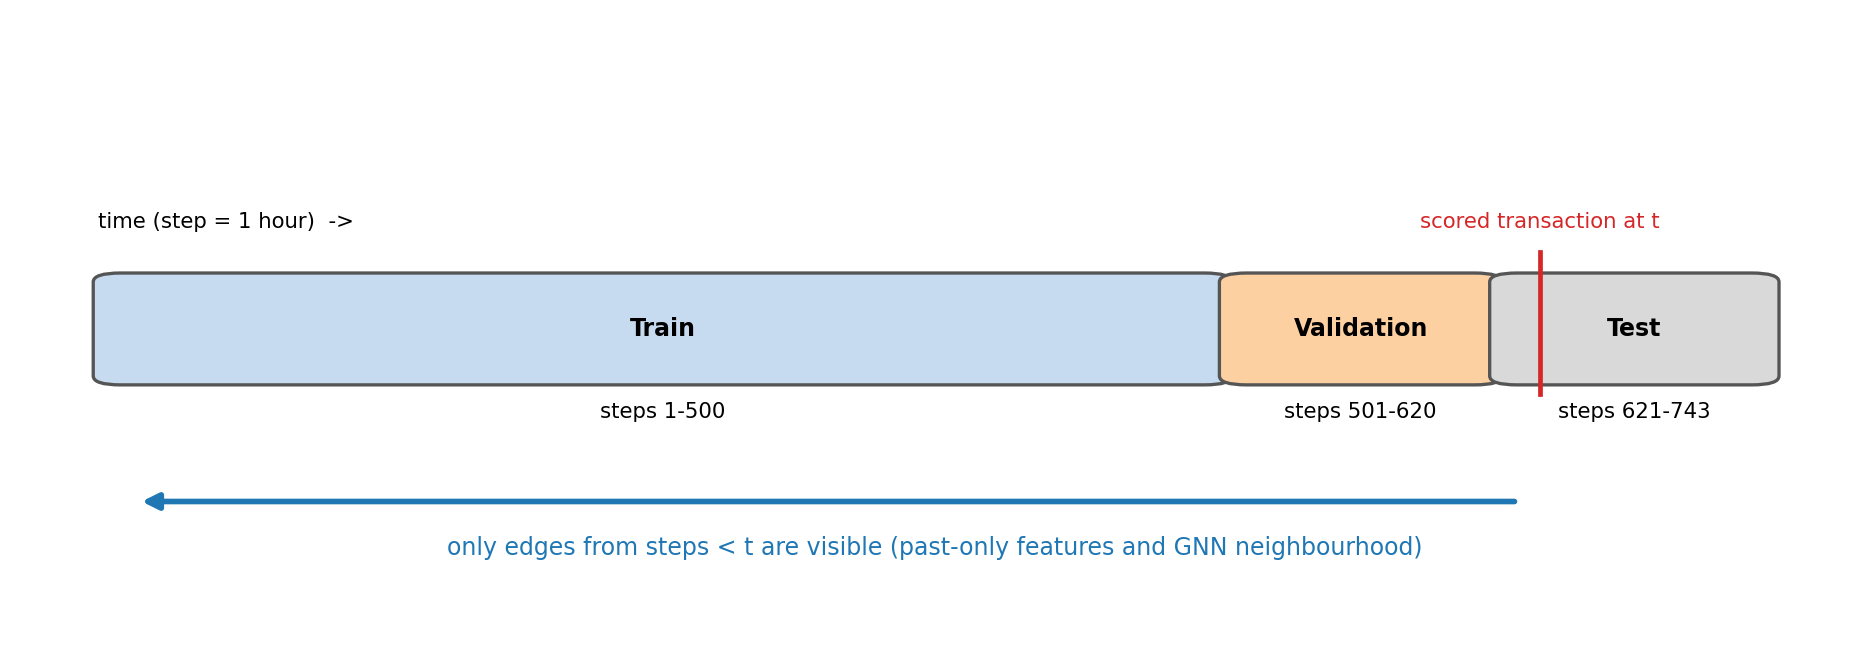

The Python source for this figure:
"""Diagram 3: temporal split timeline."""
from _style import BLUE, GREY, RED, arrow, box, canvas, save


def main() -> None:
    fig, ax = canvas(11, 3.8)
    total = 743.0
    cuts = [(1, 500, "Train", "#c6dbef"), (501, 620, "Validation", "#fdd0a2"), (621, 743, "Test", "#d9d9d9")]
    for a, b, name, c in cuts:
        x0, x1 = 4 + 92 * a / total, 4 + 92 * b / total
        box(ax, x0, 40, x1 - x0, 18, name, fc=c, ec=GREY, bold=True)
        ax.text((x0 + x1) / 2, 34, f"steps {a}-{b}", ha="center", fontsize=9)
    ax.text(4, 66, "time (step = 1 hour)  ->", fontsize=9)
    tx = 4 + 92 * 640 / total
    ax.plot([tx, tx], [38, 62], color=RED, lw=2)
    ax.text(tx, 66, "scored transaction at t", color=RED, ha="center", fontsize=9)
    arrow(ax, (tx - 1, 20), (6, 20), BLUE, 2.4)
    ax.text(50, 11, "only edges from steps < t are visible (past-only features and GNN neighbourhood)", ha="center",
            fontsize=10, color=BLUE)
    ax.text(tx + 1, 20, "", fontsize=9)
    save(fig, "d3_temporal_split")


if __name__ == "__main__":
    main()
